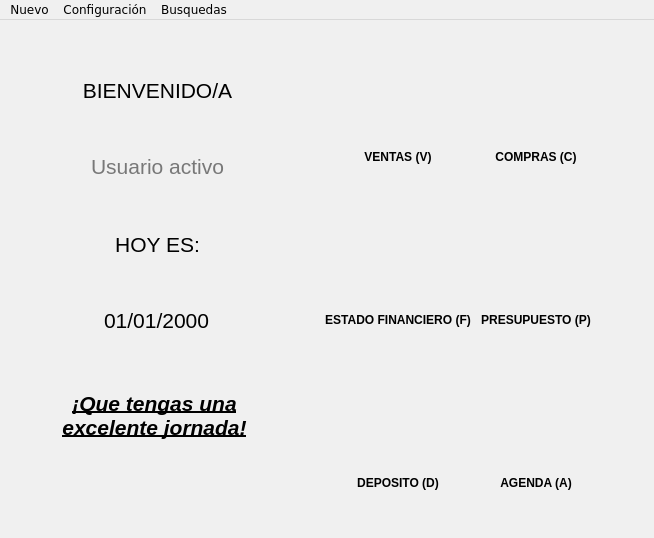
<?xml version="1.0" encoding="UTF-8"?>
<ui version="4.0">
 <class>ventana_gestion</class>
 <widget class="QMainWindow" name="ventana_gestion">
  <property name="windowModality">
   <enum>Qt::ApplicationModal</enum>
  </property>
  <property name="geometry">
   <rect>
    <x>0</x>
    <y>0</y>
    <width>654</width>
    <height>538</height>
   </rect>
  </property>
  <property name="minimumSize">
   <size>
    <width>0</width>
    <height>0</height>
   </size>
  </property>
  <property name="maximumSize">
   <size>
    <width>16777215</width>
    <height>16777215</height>
   </size>
  </property>
  <property name="sizeIncrement">
   <size>
    <width>0</width>
    <height>0</height>
   </size>
  </property>
  <property name="palette">
   <palette>
    <active>
     <colorrole role="WindowText">
      <brush brushstyle="SolidPattern">
       <color alpha="255">
        <red>0</red>
        <green>0</green>
        <blue>0</blue>
       </color>
      </brush>
     </colorrole>
     <colorrole role="Button">
      <brush brushstyle="SolidPattern">
       <color alpha="255">
        <red>255</red>
        <green>255</green>
        <blue>255</blue>
       </color>
      </brush>
     </colorrole>
     <colorrole role="Light">
      <brush brushstyle="SolidPattern">
       <color alpha="255">
        <red>255</red>
        <green>255</green>
        <blue>255</blue>
       </color>
      </brush>
     </colorrole>
     <colorrole role="Midlight">
      <brush brushstyle="SolidPattern">
       <color alpha="255">
        <red>255</red>
        <green>255</green>
        <blue>255</blue>
       </color>
      </brush>
     </colorrole>
     <colorrole role="Dark">
      <brush brushstyle="SolidPattern">
       <color alpha="255">
        <red>127</red>
        <green>127</green>
        <blue>127</blue>
       </color>
      </brush>
     </colorrole>
     <colorrole role="Mid">
      <brush brushstyle="SolidPattern">
       <color alpha="255">
        <red>170</red>
        <green>170</green>
        <blue>170</blue>
       </color>
      </brush>
     </colorrole>
     <colorrole role="Text">
      <brush brushstyle="SolidPattern">
       <color alpha="255">
        <red>0</red>
        <green>0</green>
        <blue>0</blue>
       </color>
      </brush>
     </colorrole>
     <colorrole role="BrightText">
      <brush brushstyle="SolidPattern">
       <color alpha="255">
        <red>255</red>
        <green>255</green>
        <blue>255</blue>
       </color>
      </brush>
     </colorrole>
     <colorrole role="ButtonText">
      <brush brushstyle="SolidPattern">
       <color alpha="255">
        <red>0</red>
        <green>0</green>
        <blue>0</blue>
       </color>
      </brush>
     </colorrole>
     <colorrole role="Base">
      <brush brushstyle="SolidPattern">
       <color alpha="255">
        <red>255</red>
        <green>255</green>
        <blue>255</blue>
       </color>
      </brush>
     </colorrole>
     <colorrole role="Window">
      <brush brushstyle="SolidPattern">
       <color alpha="255">
        <red>240</red>
        <green>240</green>
        <blue>240</blue>
       </color>
      </brush>
     </colorrole>
     <colorrole role="Shadow">
      <brush brushstyle="SolidPattern">
       <color alpha="255">
        <red>0</red>
        <green>0</green>
        <blue>0</blue>
       </color>
      </brush>
     </colorrole>
     <colorrole role="AlternateBase">
      <brush brushstyle="SolidPattern">
       <color alpha="255">
        <red>255</red>
        <green>255</green>
        <blue>255</blue>
       </color>
      </brush>
     </colorrole>
     <colorrole role="ToolTipBase">
      <brush brushstyle="SolidPattern">
       <color alpha="255">
        <red>255</red>
        <green>255</green>
        <blue>220</blue>
       </color>
      </brush>
     </colorrole>
     <colorrole role="ToolTipText">
      <brush brushstyle="SolidPattern">
       <color alpha="255">
        <red>0</red>
        <green>0</green>
        <blue>0</blue>
       </color>
      </brush>
     </colorrole>
     <colorrole role="PlaceholderText">
      <brush brushstyle="NoBrush">
       <color alpha="128">
        <red>0</red>
        <green>0</green>
        <blue>0</blue>
       </color>
      </brush>
     </colorrole>
    </active>
    <inactive>
     <colorrole role="WindowText">
      <brush brushstyle="SolidPattern">
       <color alpha="255">
        <red>0</red>
        <green>0</green>
        <blue>0</blue>
       </color>
      </brush>
     </colorrole>
     <colorrole role="Button">
      <brush brushstyle="SolidPattern">
       <color alpha="255">
        <red>255</red>
        <green>255</green>
        <blue>255</blue>
       </color>
      </brush>
     </colorrole>
     <colorrole role="Light">
      <brush brushstyle="SolidPattern">
       <color alpha="255">
        <red>255</red>
        <green>255</green>
        <blue>255</blue>
       </color>
      </brush>
     </colorrole>
     <colorrole role="Midlight">
      <brush brushstyle="SolidPattern">
       <color alpha="255">
        <red>255</red>
        <green>255</green>
        <blue>255</blue>
       </color>
      </brush>
     </colorrole>
     <colorrole role="Dark">
      <brush brushstyle="SolidPattern">
       <color alpha="255">
        <red>127</red>
        <green>127</green>
        <blue>127</blue>
       </color>
      </brush>
     </colorrole>
     <colorrole role="Mid">
      <brush brushstyle="SolidPattern">
       <color alpha="255">
        <red>170</red>
        <green>170</green>
        <blue>170</blue>
       </color>
      </brush>
     </colorrole>
     <colorrole role="Text">
      <brush brushstyle="SolidPattern">
       <color alpha="255">
        <red>0</red>
        <green>0</green>
        <blue>0</blue>
       </color>
      </brush>
     </colorrole>
     <colorrole role="BrightText">
      <brush brushstyle="SolidPattern">
       <color alpha="255">
        <red>255</red>
        <green>255</green>
        <blue>255</blue>
       </color>
      </brush>
     </colorrole>
     <colorrole role="ButtonText">
      <brush brushstyle="SolidPattern">
       <color alpha="255">
        <red>0</red>
        <green>0</green>
        <blue>0</blue>
       </color>
      </brush>
     </colorrole>
     <colorrole role="Base">
      <brush brushstyle="SolidPattern">
       <color alpha="255">
        <red>255</red>
        <green>255</green>
        <blue>255</blue>
       </color>
      </brush>
     </colorrole>
     <colorrole role="Window">
      <brush brushstyle="SolidPattern">
       <color alpha="255">
        <red>240</red>
        <green>240</green>
        <blue>240</blue>
       </color>
      </brush>
     </colorrole>
     <colorrole role="Shadow">
      <brush brushstyle="SolidPattern">
       <color alpha="255">
        <red>0</red>
        <green>0</green>
        <blue>0</blue>
       </color>
      </brush>
     </colorrole>
     <colorrole role="AlternateBase">
      <brush brushstyle="SolidPattern">
       <color alpha="255">
        <red>255</red>
        <green>255</green>
        <blue>255</blue>
       </color>
      </brush>
     </colorrole>
     <colorrole role="ToolTipBase">
      <brush brushstyle="SolidPattern">
       <color alpha="255">
        <red>255</red>
        <green>255</green>
        <blue>220</blue>
       </color>
      </brush>
     </colorrole>
     <colorrole role="ToolTipText">
      <brush brushstyle="SolidPattern">
       <color alpha="255">
        <red>0</red>
        <green>0</green>
        <blue>0</blue>
       </color>
      </brush>
     </colorrole>
     <colorrole role="PlaceholderText">
      <brush brushstyle="NoBrush">
       <color alpha="128">
        <red>0</red>
        <green>0</green>
        <blue>0</blue>
       </color>
      </brush>
     </colorrole>
    </inactive>
    <disabled>
     <colorrole role="WindowText">
      <brush brushstyle="SolidPattern">
       <color alpha="255">
        <red>127</red>
        <green>127</green>
        <blue>127</blue>
       </color>
      </brush>
     </colorrole>
     <colorrole role="Button">
      <brush brushstyle="SolidPattern">
       <color alpha="255">
        <red>255</red>
        <green>255</green>
        <blue>255</blue>
       </color>
      </brush>
     </colorrole>
     <colorrole role="Light">
      <brush brushstyle="SolidPattern">
       <color alpha="255">
        <red>255</red>
        <green>255</green>
        <blue>255</blue>
       </color>
      </brush>
     </colorrole>
     <colorrole role="Midlight">
      <brush brushstyle="SolidPattern">
       <color alpha="255">
        <red>255</red>
        <green>255</green>
        <blue>255</blue>
       </color>
      </brush>
     </colorrole>
     <colorrole role="Dark">
      <brush brushstyle="SolidPattern">
       <color alpha="255">
        <red>127</red>
        <green>127</green>
        <blue>127</blue>
       </color>
      </brush>
     </colorrole>
     <colorrole role="Mid">
      <brush brushstyle="SolidPattern">
       <color alpha="255">
        <red>170</red>
        <green>170</green>
        <blue>170</blue>
       </color>
      </brush>
     </colorrole>
     <colorrole role="Text">
      <brush brushstyle="SolidPattern">
       <color alpha="255">
        <red>127</red>
        <green>127</green>
        <blue>127</blue>
       </color>
      </brush>
     </colorrole>
     <colorrole role="BrightText">
      <brush brushstyle="SolidPattern">
       <color alpha="255">
        <red>255</red>
        <green>255</green>
        <blue>255</blue>
       </color>
      </brush>
     </colorrole>
     <colorrole role="ButtonText">
      <brush brushstyle="SolidPattern">
       <color alpha="255">
        <red>127</red>
        <green>127</green>
        <blue>127</blue>
       </color>
      </brush>
     </colorrole>
     <colorrole role="Base">
      <brush brushstyle="SolidPattern">
       <color alpha="255">
        <red>240</red>
        <green>240</green>
        <blue>240</blue>
       </color>
      </brush>
     </colorrole>
     <colorrole role="Window">
      <brush brushstyle="SolidPattern">
       <color alpha="255">
        <red>240</red>
        <green>240</green>
        <blue>240</blue>
       </color>
      </brush>
     </colorrole>
     <colorrole role="Shadow">
      <brush brushstyle="SolidPattern">
       <color alpha="255">
        <red>0</red>
        <green>0</green>
        <blue>0</blue>
       </color>
      </brush>
     </colorrole>
     <colorrole role="AlternateBase">
      <brush brushstyle="SolidPattern">
       <color alpha="255">
        <red>255</red>
        <green>255</green>
        <blue>255</blue>
       </color>
      </brush>
     </colorrole>
     <colorrole role="ToolTipBase">
      <brush brushstyle="SolidPattern">
       <color alpha="255">
        <red>255</red>
        <green>255</green>
        <blue>220</blue>
       </color>
      </brush>
     </colorrole>
     <colorrole role="ToolTipText">
      <brush brushstyle="SolidPattern">
       <color alpha="255">
        <red>0</red>
        <green>0</green>
        <blue>0</blue>
       </color>
      </brush>
     </colorrole>
     <colorrole role="PlaceholderText">
      <brush brushstyle="NoBrush">
       <color alpha="128">
        <red>0</red>
        <green>0</green>
        <blue>0</blue>
       </color>
      </brush>
     </colorrole>
    </disabled>
   </palette>
  </property>
  <property name="mouseTracking">
   <bool>false</bool>
  </property>
  <property name="windowTitle">
   <string>Inicio</string>
  </property>
  <property name="windowIcon">
   <iconset>
    <normaloff>imagen/logo.png</normaloff>imagen/logo.png</iconset>
  </property>
  <widget class="QWidget" name="centralwidget">
   <layout class="QGridLayout" name="gridLayout_5">
    <property name="leftMargin">
     <number>10</number>
    </property>
    <property name="topMargin">
     <number>10</number>
    </property>
    <property name="rightMargin">
     <number>10</number>
    </property>
    <property name="bottomMargin">
     <number>10</number>
    </property>
    <property name="spacing">
     <number>10</number>
    </property>
    <item row="0" column="0">
     <layout class="QGridLayout" name="gridLayout_4">
      <property name="leftMargin">
       <number>10</number>
      </property>
      <property name="topMargin">
       <number>10</number>
      </property>
      <property name="rightMargin">
       <number>10</number>
      </property>
      <property name="bottomMargin">
       <number>10</number>
      </property>
      <property name="spacing">
       <number>10</number>
      </property>
      <item row="0" column="0">
       <layout class="QGridLayout" name="gridLayout_2">
        <item row="2" column="0">
         <widget class="QLineEdit" name="muestra_usuario">
          <property name="sizePolicy">
           <sizepolicy hsizetype="Preferred" vsizetype="Fixed">
            <horstretch>0</horstretch>
            <verstretch>0</verstretch>
           </sizepolicy>
          </property>
          <property name="palette">
           <palette>
            <active>
             <colorrole role="Button">
              <brush brushstyle="SolidPattern">
               <color alpha="255">
                <red>255</red>
                <green>255</green>
                <blue>255</blue>
               </color>
              </brush>
             </colorrole>
             <colorrole role="Light">
              <brush brushstyle="SolidPattern">
               <color alpha="255">
                <red>255</red>
                <green>255</green>
                <blue>255</blue>
               </color>
              </brush>
             </colorrole>
             <colorrole role="BrightText">
              <brush brushstyle="SolidPattern">
               <color alpha="255">
                <red>240</red>
                <green>240</green>
                <blue>240</blue>
               </color>
              </brush>
             </colorrole>
             <colorrole role="Base">
              <brush brushstyle="SolidPattern">
               <color alpha="255">
                <red>240</red>
                <green>240</green>
                <blue>240</blue>
               </color>
              </brush>
             </colorrole>
             <colorrole role="HighlightedText">
              <brush brushstyle="SolidPattern">
               <color alpha="255">
                <red>255</red>
                <green>255</green>
                <blue>255</blue>
               </color>
              </brush>
             </colorrole>
             <colorrole role="PlaceholderText">
              <brush brushstyle="SolidPattern">
               <color alpha="128">
                <red>0</red>
                <green>0</green>
                <blue>0</blue>
               </color>
              </brush>
             </colorrole>
            </active>
            <inactive>
             <colorrole role="Button">
              <brush brushstyle="SolidPattern">
               <color alpha="255">
                <red>255</red>
                <green>255</green>
                <blue>255</blue>
               </color>
              </brush>
             </colorrole>
             <colorrole role="Light">
              <brush brushstyle="SolidPattern">
               <color alpha="255">
                <red>255</red>
                <green>255</green>
                <blue>255</blue>
               </color>
              </brush>
             </colorrole>
             <colorrole role="BrightText">
              <brush brushstyle="SolidPattern">
               <color alpha="255">
                <red>240</red>
                <green>240</green>
                <blue>240</blue>
               </color>
              </brush>
             </colorrole>
             <colorrole role="Base">
              <brush brushstyle="SolidPattern">
               <color alpha="255">
                <red>240</red>
                <green>240</green>
                <blue>240</blue>
               </color>
              </brush>
             </colorrole>
             <colorrole role="HighlightedText">
              <brush brushstyle="SolidPattern">
               <color alpha="255">
                <red>255</red>
                <green>255</green>
                <blue>255</blue>
               </color>
              </brush>
             </colorrole>
             <colorrole role="PlaceholderText">
              <brush brushstyle="SolidPattern">
               <color alpha="128">
                <red>0</red>
                <green>0</green>
                <blue>0</blue>
               </color>
              </brush>
             </colorrole>
            </inactive>
            <disabled>
             <colorrole role="Button">
              <brush brushstyle="SolidPattern">
               <color alpha="255">
                <red>255</red>
                <green>255</green>
                <blue>255</blue>
               </color>
              </brush>
             </colorrole>
             <colorrole role="Light">
              <brush brushstyle="SolidPattern">
               <color alpha="255">
                <red>255</red>
                <green>255</green>
                <blue>255</blue>
               </color>
              </brush>
             </colorrole>
             <colorrole role="BrightText">
              <brush brushstyle="SolidPattern">
               <color alpha="255">
                <red>240</red>
                <green>240</green>
                <blue>240</blue>
               </color>
              </brush>
             </colorrole>
             <colorrole role="Base">
              <brush brushstyle="SolidPattern">
               <color alpha="255">
                <red>240</red>
                <green>240</green>
                <blue>240</blue>
               </color>
              </brush>
             </colorrole>
             <colorrole role="HighlightedText">
              <brush brushstyle="SolidPattern">
               <color alpha="255">
                <red>255</red>
                <green>255</green>
                <blue>255</blue>
               </color>
              </brush>
             </colorrole>
             <colorrole role="PlaceholderText">
              <brush brushstyle="SolidPattern">
               <color alpha="128">
                <red>0</red>
                <green>0</green>
                <blue>0</blue>
               </color>
              </brush>
             </colorrole>
            </disabled>
           </palette>
          </property>
          <property name="font">
           <font>
            <pointsize>16</pointsize>
           </font>
          </property>
          <property name="cursor">
           <cursorShape>ArrowCursor</cursorShape>
          </property>
          <property name="focusPolicy">
           <enum>Qt::NoFocus</enum>
          </property>
          <property name="frame">
           <bool>false</bool>
          </property>
          <property name="alignment">
           <set>Qt::AlignCenter</set>
          </property>
          <property name="readOnly">
           <bool>true</bool>
          </property>
          <property name="placeholderText">
           <string>Usuario activo</string>
          </property>
          <property name="clearButtonEnabled">
           <bool>false</bool>
          </property>
         </widget>
        </item>
        <item row="0" column="0">
         <widget class="QLabel" name="label">
          <property name="sizePolicy">
           <sizepolicy hsizetype="Preferred" vsizetype="Preferred">
            <horstretch>0</horstretch>
            <verstretch>0</verstretch>
           </sizepolicy>
          </property>
          <property name="font">
           <font>
            <pointsize>16</pointsize>
           </font>
          </property>
          <property name="frameShadow">
           <enum>QFrame::Plain</enum>
          </property>
          <property name="text">
           <string>BIENVENIDO/A</string>
          </property>
          <property name="textFormat">
           <enum>Qt::AutoText</enum>
          </property>
          <property name="alignment">
           <set>Qt::AlignCenter</set>
          </property>
         </widget>
        </item>
       </layout>
      </item>
      <item row="2" column="0">
       <widget class="QLabel" name="label_3">
        <property name="sizePolicy">
         <sizepolicy hsizetype="Maximum" vsizetype="Preferred">
          <horstretch>0</horstretch>
          <verstretch>0</verstretch>
         </sizepolicy>
        </property>
        <property name="font">
         <font>
          <pointsize>16</pointsize>
          <weight>75</weight>
          <italic>true</italic>
          <bold>true</bold>
          <underline>true</underline>
         </font>
        </property>
        <property name="text">
         <string>¡Que tengas una
excelente jornada!</string>
        </property>
        <property name="alignment">
         <set>Qt::AlignCenter</set>
        </property>
       </widget>
      </item>
      <item row="1" column="0">
       <layout class="QGridLayout" name="gridLayout_3">
        <item row="2" column="0">
         <widget class="QDateEdit" name="fecha">
          <property name="enabled">
           <bool>true</bool>
          </property>
          <property name="sizePolicy">
           <sizepolicy hsizetype="Preferred" vsizetype="Fixed">
            <horstretch>0</horstretch>
            <verstretch>0</verstretch>
           </sizepolicy>
          </property>
          <property name="palette">
           <palette>
            <active>
             <colorrole role="Base">
              <brush brushstyle="SolidPattern">
               <color alpha="255">
                <red>240</red>
                <green>240</green>
                <blue>240</blue>
               </color>
              </brush>
             </colorrole>
            </active>
            <inactive>
             <colorrole role="Base">
              <brush brushstyle="SolidPattern">
               <color alpha="255">
                <red>240</red>
                <green>240</green>
                <blue>240</blue>
               </color>
              </brush>
             </colorrole>
            </inactive>
            <disabled>
             <colorrole role="Base">
              <brush brushstyle="SolidPattern">
               <color alpha="255">
                <red>240</red>
                <green>240</green>
                <blue>240</blue>
               </color>
              </brush>
             </colorrole>
            </disabled>
           </palette>
          </property>
          <property name="font">
           <font>
            <pointsize>16</pointsize>
           </font>
          </property>
          <property name="focusPolicy">
           <enum>Qt::NoFocus</enum>
          </property>
          <property name="wrapping">
           <bool>true</bool>
          </property>
          <property name="frame">
           <bool>false</bool>
          </property>
          <property name="alignment">
           <set>Qt::AlignCenter</set>
          </property>
          <property name="readOnly">
           <bool>true</bool>
          </property>
          <property name="buttonSymbols">
           <enum>QAbstractSpinBox::NoButtons</enum>
          </property>
          <property name="accelerated">
           <bool>false</bool>
          </property>
          <property name="keyboardTracking">
           <bool>false</bool>
          </property>
          <property name="currentSection">
           <enum>QDateTimeEdit::DaySection</enum>
          </property>
          <property name="displayFormat">
           <string>dd/MM/yyyy</string>
          </property>
          <property name="calendarPopup">
           <bool>false</bool>
          </property>
         </widget>
        </item>
        <item row="1" column="0">
         <widget class="QLabel" name="label_2">
          <property name="sizePolicy">
           <sizepolicy hsizetype="Preferred" vsizetype="Preferred">
            <horstretch>0</horstretch>
            <verstretch>0</verstretch>
           </sizepolicy>
          </property>
          <property name="font">
           <font>
            <pointsize>16</pointsize>
           </font>
          </property>
          <property name="text">
           <string>HOY ES:</string>
          </property>
          <property name="alignment">
           <set>Qt::AlignCenter</set>
          </property>
         </widget>
        </item>
       </layout>
      </item>
     </layout>
    </item>
    <item row="1" column="0">
     <widget class="QPushButton" name="cerrar_sesion">
      <property name="sizePolicy">
       <sizepolicy hsizetype="Maximum" vsizetype="Fixed">
        <horstretch>0</horstretch>
        <verstretch>0</verstretch>
       </sizepolicy>
      </property>
      <property name="cursor">
       <cursorShape>PointingHandCursor</cursorShape>
      </property>
      <property name="text">
       <string/>
      </property>
      <property name="icon">
       <iconset>
        <normaloff>imagen/salir.png</normaloff>imagen/salir.png</iconset>
      </property>
      <property name="iconSize">
       <size>
        <width>50</width>
        <height>50</height>
       </size>
      </property>
      <property name="flat">
       <bool>true</bool>
      </property>
     </widget>
    </item>
    <item row="0" column="1" rowspan="2">
     <layout class="QGridLayout" name="gridLayout">
      <property name="leftMargin">
       <number>10</number>
      </property>
      <property name="topMargin">
       <number>10</number>
      </property>
      <property name="rightMargin">
       <number>10</number>
      </property>
      <property name="bottomMargin">
       <number>10</number>
      </property>
      <property name="spacing">
       <number>10</number>
      </property>
      <item row="4" column="0">
       <widget class="QPushButton" name="deposito">
        <property name="sizePolicy">
         <sizepolicy hsizetype="Maximum" vsizetype="Minimum">
          <horstretch>0</horstretch>
          <verstretch>0</verstretch>
         </sizepolicy>
        </property>
        <property name="cursor">
         <cursorShape>PointingHandCursor</cursorShape>
        </property>
        <property name="toolTip">
         <string>Deposito (D)</string>
        </property>
        <property name="text">
         <string/>
        </property>
        <property name="icon">
         <iconset>
          <normaloff>imagen/deposito.png</normaloff>imagen/deposito.png</iconset>
        </property>
        <property name="iconSize">
         <size>
          <width>120</width>
          <height>120</height>
         </size>
        </property>
        <property name="shortcut">
         <string>D</string>
        </property>
        <property name="flat">
         <bool>true</bool>
        </property>
       </widget>
      </item>
      <item row="1" column="0">
       <widget class="QLabel" name="label_4">
        <property name="font">
         <font>
          <weight>75</weight>
          <bold>true</bold>
         </font>
        </property>
        <property name="text">
         <string>VENTAS (V)</string>
        </property>
        <property name="alignment">
         <set>Qt::AlignCenter</set>
        </property>
       </widget>
      </item>
      <item row="0" column="1">
       <widget class="QPushButton" name="compras">
        <property name="sizePolicy">
         <sizepolicy hsizetype="Maximum" vsizetype="Minimum">
          <horstretch>0</horstretch>
          <verstretch>0</verstretch>
         </sizepolicy>
        </property>
        <property name="cursor">
         <cursorShape>PointingHandCursor</cursorShape>
        </property>
        <property name="toolTip">
         <string>Compras (C)</string>
        </property>
        <property name="text">
         <string/>
        </property>
        <property name="icon">
         <iconset>
          <normaloff>imagen/compra.png</normaloff>imagen/compra.png</iconset>
        </property>
        <property name="iconSize">
         <size>
          <width>120</width>
          <height>120</height>
         </size>
        </property>
        <property name="shortcut">
         <string>C</string>
        </property>
        <property name="flat">
         <bool>true</bool>
        </property>
       </widget>
      </item>
      <item row="0" column="0">
       <widget class="QPushButton" name="ventas">
        <property name="sizePolicy">
         <sizepolicy hsizetype="Maximum" vsizetype="Minimum">
          <horstretch>0</horstretch>
          <verstretch>0</verstretch>
         </sizepolicy>
        </property>
        <property name="cursor">
         <cursorShape>PointingHandCursor</cursorShape>
        </property>
        <property name="toolTip">
         <string>Ventas (V)</string>
        </property>
        <property name="whatsThis">
         <string/>
        </property>
        <property name="accessibleDescription">
         <string/>
        </property>
        <property name="text">
         <string/>
        </property>
        <property name="icon">
         <iconset>
          <normaloff>imagen/venta.png</normaloff>imagen/venta.png</iconset>
        </property>
        <property name="iconSize">
         <size>
          <width>120</width>
          <height>120</height>
         </size>
        </property>
        <property name="shortcut">
         <string>V</string>
        </property>
        <property name="flat">
         <bool>true</bool>
        </property>
       </widget>
      </item>
      <item row="2" column="1">
       <widget class="QPushButton" name="presupuestos">
        <property name="sizePolicy">
         <sizepolicy hsizetype="Maximum" vsizetype="Minimum">
          <horstretch>0</horstretch>
          <verstretch>0</verstretch>
         </sizepolicy>
        </property>
        <property name="cursor">
         <cursorShape>PointingHandCursor</cursorShape>
        </property>
        <property name="toolTip">
         <string>Presupuestos (P)</string>
        </property>
        <property name="text">
         <string/>
        </property>
        <property name="icon">
         <iconset>
          <normaloff>imagen/presupuesto.png</normaloff>imagen/presupuesto.png</iconset>
        </property>
        <property name="iconSize">
         <size>
          <width>120</width>
          <height>120</height>
         </size>
        </property>
        <property name="shortcut">
         <string>P</string>
        </property>
        <property name="flat">
         <bool>true</bool>
        </property>
       </widget>
      </item>
      <item row="4" column="1">
       <widget class="QPushButton" name="agenda">
        <property name="sizePolicy">
         <sizepolicy hsizetype="Maximum" vsizetype="Minimum">
          <horstretch>0</horstretch>
          <verstretch>0</verstretch>
         </sizepolicy>
        </property>
        <property name="cursor">
         <cursorShape>PointingHandCursor</cursorShape>
        </property>
        <property name="toolTip">
         <string>Agenda (A)</string>
        </property>
        <property name="text">
         <string/>
        </property>
        <property name="icon">
         <iconset>
          <normaloff>imagen/agenda.png</normaloff>imagen/agenda.png</iconset>
        </property>
        <property name="iconSize">
         <size>
          <width>120</width>
          <height>120</height>
         </size>
        </property>
        <property name="shortcut">
         <string>A</string>
        </property>
        <property name="flat">
         <bool>true</bool>
        </property>
       </widget>
      </item>
      <item row="1" column="1">
       <widget class="QLabel" name="label_5">
        <property name="font">
         <font>
          <weight>75</weight>
          <bold>true</bold>
         </font>
        </property>
        <property name="text">
         <string>COMPRAS (C)</string>
        </property>
        <property name="alignment">
         <set>Qt::AlignCenter</set>
        </property>
       </widget>
      </item>
      <item row="3" column="1">
       <widget class="QLabel" name="label_7">
        <property name="font">
         <font>
          <weight>75</weight>
          <bold>true</bold>
         </font>
        </property>
        <property name="text">
         <string>PRESUPUESTO (P)</string>
        </property>
        <property name="alignment">
         <set>Qt::AlignCenter</set>
        </property>
       </widget>
      </item>
      <item row="2" column="0">
       <widget class="QPushButton" name="cuenta_corriente">
        <property name="sizePolicy">
         <sizepolicy hsizetype="Maximum" vsizetype="Minimum">
          <horstretch>0</horstretch>
          <verstretch>0</verstretch>
         </sizepolicy>
        </property>
        <property name="cursor">
         <cursorShape>PointingHandCursor</cursorShape>
        </property>
        <property name="toolTip">
         <string>Estado financiero (F)</string>
        </property>
        <property name="text">
         <string/>
        </property>
        <property name="icon">
         <iconset>
          <normaloff>imagen/cuenta_corriente.png</normaloff>imagen/cuenta_corriente.png</iconset>
        </property>
        <property name="iconSize">
         <size>
          <width>120</width>
          <height>120</height>
         </size>
        </property>
        <property name="shortcut">
         <string>F</string>
        </property>
        <property name="flat">
         <bool>true</bool>
        </property>
       </widget>
      </item>
      <item row="3" column="0">
       <widget class="QLabel" name="label_6">
        <property name="font">
         <font>
          <weight>75</weight>
          <bold>true</bold>
         </font>
        </property>
        <property name="text">
         <string>ESTADO FINANCIERO (F)</string>
        </property>
        <property name="alignment">
         <set>Qt::AlignCenter</set>
        </property>
       </widget>
      </item>
      <item row="5" column="0">
       <widget class="QLabel" name="label_8">
        <property name="font">
         <font>
          <weight>75</weight>
          <bold>true</bold>
         </font>
        </property>
        <property name="text">
         <string>DEPOSITO (D)</string>
        </property>
        <property name="alignment">
         <set>Qt::AlignCenter</set>
        </property>
       </widget>
      </item>
      <item row="5" column="1">
       <widget class="QLabel" name="label_9">
        <property name="font">
         <font>
          <weight>75</weight>
          <bold>true</bold>
         </font>
        </property>
        <property name="text">
         <string>AGENDA (A)</string>
        </property>
        <property name="alignment">
         <set>Qt::AlignCenter</set>
        </property>
       </widget>
      </item>
     </layout>
    </item>
   </layout>
  </widget>
  <widget class="QMenuBar" name="menuBar">
   <property name="geometry">
    <rect>
     <x>0</x>
     <y>0</y>
     <width>654</width>
     <height>19</height>
    </rect>
   </property>
   <property name="font">
    <font>
     <family>Verdana</family>
    </font>
   </property>
   <widget class="QMenu" name="menuNuevo">
    <property name="font">
     <font>
      <family>Verdana</family>
     </font>
    </property>
    <property name="title">
     <string>Nuevo</string>
    </property>
    <addaction name="actionContacto"/>
   </widget>
   <widget class="QMenu" name="menuConfiguraci_n">
    <property name="title">
     <string>Configuración</string>
    </property>
    <addaction name="actionRubros_proveedores"/>
    <addaction name="actionMedio_de_contacto"/>
    <addaction name="actionPrecio_de_venta"/>
   </widget>
   <widget class="QMenu" name="menuBusquedas">
    <property name="font">
     <font>
      <family>Verdana</family>
     </font>
    </property>
    <property name="title">
     <string>Busquedas</string>
    </property>
    <addaction name="actionBuscar_algo"/>
   </widget>
   <addaction name="menuNuevo"/>
   <addaction name="menuConfiguraci_n"/>
   <addaction name="menuBusquedas"/>
  </widget>
  <action name="actionContacto">
   <property name="text">
    <string>Contacto</string>
   </property>
   <property name="font">
    <font>
     <family>Verdana</family>
    </font>
   </property>
   <property name="shortcut">
    <string>Alt+A</string>
   </property>
  </action>
  <action name="actionRubros_proveedores">
   <property name="text">
    <string>Rubros proveedores</string>
   </property>
   <property name="font">
    <font>
     <family>Verdana</family>
    </font>
   </property>
   <property name="shortcut">
    <string>Alt+R</string>
   </property>
  </action>
  <action name="actionMedio_de_contacto">
   <property name="text">
    <string>Medio de contacto</string>
   </property>
   <property name="font">
    <font>
     <family>Verdana</family>
    </font>
   </property>
   <property name="shortcut">
    <string>Alt+M</string>
   </property>
  </action>
  <action name="actionBuscar_algo">
   <property name="text">
    <string>Buscar algo</string>
   </property>
   <property name="font">
    <font>
     <family>Verdana</family>
    </font>
   </property>
   <property name="shortcut">
    <string>Alt+B</string>
   </property>
  </action>
  <action name="actionPrecio_de_venta">
   <property name="text">
    <string>Precio de venta</string>
   </property>
   <property name="font">
    <font>
     <family>Verdana</family>
    </font>
   </property>
   <property name="shortcut">
    <string>Alt+P</string>
   </property>
  </action>
 </widget>
 <tabstops>
  <tabstop>ventas</tabstop>
  <tabstop>compras</tabstop>
  <tabstop>cuenta_corriente</tabstop>
  <tabstop>presupuestos</tabstop>
  <tabstop>deposito</tabstop>
  <tabstop>agenda</tabstop>
  <tabstop>cerrar_sesion</tabstop>
  <tabstop>muestra_usuario</tabstop>
  <tabstop>fecha</tabstop>
 </tabstops>
 <resources/>
 <connections/>
</ui>
